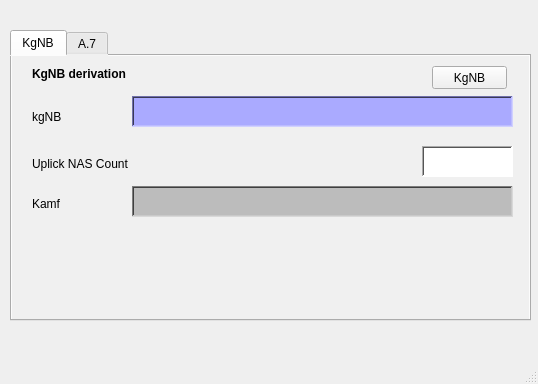
<?xml version="1.0" encoding="UTF-8"?>
<ui version="4.0">
 <class>MainWindow</class>
 <widget class="QMainWindow" name="MainWindow">
  <property name="geometry">
   <rect>
    <x>0</x>
    <y>0</y>
    <width>538</width>
    <height>384</height>
   </rect>
  </property>
  <property name="windowTitle">
   <string>MainWindow</string>
  </property>
  <widget class="QWidget" name="centralwidget">
   <widget class="QTabWidget" name="tabWidget">
    <property name="geometry">
     <rect>
      <x>10</x>
      <y>30</y>
      <width>521</width>
      <height>291</height>
     </rect>
    </property>
    <property name="autoFillBackground">
     <bool>false</bool>
    </property>
    <property name="styleSheet">
     <string notr="true">background-color: rgb(240, 240, 240);</string>
    </property>
    <property name="currentIndex">
     <number>0</number>
    </property>
    <widget class="QWidget" name="tab">
     <attribute name="title">
      <string>KgNB</string>
     </attribute>
     <widget class="QPushButton" name="PB_calcKgNB">
      <property name="geometry">
       <rect>
        <x>420</x>
        <y>10</y>
        <width>75</width>
        <height>23</height>
       </rect>
      </property>
      <property name="text">
       <string>KgNB</string>
      </property>
     </widget>
     <widget class="QLabel" name="label">
      <property name="geometry">
       <rect>
        <x>20</x>
        <y>10</y>
        <width>111</width>
        <height>16</height>
       </rect>
      </property>
      <property name="font">
       <font>
        <weight>75</weight>
        <bold>true</bold>
       </font>
      </property>
      <property name="lineWidth">
       <number>1</number>
      </property>
      <property name="text">
       <string>KgNB derivation</string>
      </property>
      <property name="textFormat">
       <enum>Qt::RichText</enum>
      </property>
      <property name="margin">
       <number>0</number>
      </property>
      <property name="textInteractionFlags">
       <set>Qt::LinksAccessibleByMouse</set>
      </property>
     </widget>
     <widget class="QLabel" name="label_2">
      <property name="geometry">
       <rect>
        <x>20</x>
        <y>50</y>
        <width>51</width>
        <height>21</height>
       </rect>
      </property>
      <property name="text">
       <string>kgNB</string>
      </property>
     </widget>
     <widget class="QLabel" name="label_3">
      <property name="geometry">
       <rect>
        <x>20</x>
        <y>100</y>
        <width>111</width>
        <height>16</height>
       </rect>
      </property>
      <property name="text">
       <string>Uplick NAS Count</string>
      </property>
     </widget>
     <widget class="QLabel" name="label_4">
      <property name="geometry">
       <rect>
        <x>20</x>
        <y>140</y>
        <width>91</width>
        <height>16</height>
       </rect>
      </property>
      <property name="text">
       <string>Kamf</string>
      </property>
     </widget>
     <widget class="QPlainTextEdit" name="PT_KgNB">
      <property name="geometry">
       <rect>
        <x>120</x>
        <y>40</y>
        <width>381</width>
        <height>31</height>
       </rect>
      </property>
      <property name="styleSheet">
       <string notr="true">background-color: rgb(170, 170, 255);</string>
      </property>
      <property name="frameShape">
       <enum>QFrame::WinPanel</enum>
      </property>
      <property name="backgroundVisible">
       <bool>false</bool>
      </property>
     </widget>
     <widget class="QPlainTextEdit" name="PT_Kamf">
      <property name="geometry">
       <rect>
        <x>120</x>
        <y>130</y>
        <width>381</width>
        <height>31</height>
       </rect>
      </property>
      <property name="styleSheet">
       <string notr="true">background-color: rgb(188, 188, 188);</string>
      </property>
      <property name="frameShape">
       <enum>QFrame::WinPanel</enum>
      </property>
     </widget>
     <widget class="QPlainTextEdit" name="PT_ulNASCount">
      <property name="geometry">
       <rect>
        <x>410</x>
        <y>90</y>
        <width>91</width>
        <height>31</height>
       </rect>
      </property>
      <property name="styleSheet">
       <string notr="true">background-color: rgb(255, 255, 255);</string>
      </property>
      <property name="frameShape">
       <enum>QFrame::WinPanel</enum>
      </property>
     </widget>
    </widget>
    <widget class="QWidget" name="tab_2">
     <attribute name="title">
      <string>A.7</string>
     </attribute>
     <widget class="QLabel" name="label_5">
      <property name="geometry">
       <rect>
        <x>10</x>
        <y>10</y>
        <width>221</width>
        <height>21</height>
       </rect>
      </property>
      <property name="text">
       <string>Algorithom key derivation functions</string>
      </property>
     </widget>
     <widget class="QLabel" name="label_6">
      <property name="geometry">
       <rect>
        <x>10</x>
        <y>60</y>
        <width>47</width>
        <height>12</height>
       </rect>
      </property>
      <property name="text">
       <string>Key</string>
      </property>
     </widget>
     <widget class="QLabel" name="label_7">
      <property name="geometry">
       <rect>
        <x>10</x>
        <y>100</y>
        <width>121</width>
        <height>16</height>
       </rect>
      </property>
      <property name="text">
       <string>Algorithm distinguisher</string>
      </property>
     </widget>
     <widget class="QLabel" name="label_8">
      <property name="geometry">
       <rect>
        <x>10</x>
        <y>150</y>
        <width>111</width>
        <height>16</height>
       </rect>
      </property>
      <property name="text">
       <string>Algorithm identity</string>
      </property>
     </widget>
     <widget class="QLabel" name="label_9">
      <property name="geometry">
       <rect>
        <x>10</x>
        <y>200</y>
        <width>111</width>
        <height>16</height>
       </rect>
      </property>
      <property name="text">
       <string>KgNB</string>
      </property>
     </widget>
     <widget class="QPlainTextEdit" name="PT_KgNB_2">
      <property name="geometry">
       <rect>
        <x>130</x>
        <y>50</y>
        <width>381</width>
        <height>31</height>
       </rect>
      </property>
      <property name="styleSheet">
       <string notr="true">background-color: rgb(170, 170, 255);</string>
      </property>
      <property name="frameShape">
       <enum>QFrame::WinPanel</enum>
      </property>
      <property name="backgroundVisible">
       <bool>false</bool>
      </property>
     </widget>
     <widget class="QPlainTextEdit" name="plainTextEdit">
      <property name="geometry">
       <rect>
        <x>450</x>
        <y>140</y>
        <width>61</width>
        <height>31</height>
       </rect>
      </property>
      <property name="styleSheet">
       <string notr="true">background-color: rgb(255, 255, 255);</string>
      </property>
      <property name="frameShape">
       <enum>QFrame::Panel</enum>
      </property>
      <property name="lineWidth">
       <number>2</number>
      </property>
     </widget>
     <widget class="QPlainTextEdit" name="plainTextEdit_2">
      <property name="geometry">
       <rect>
        <x>130</x>
        <y>190</y>
        <width>381</width>
        <height>31</height>
       </rect>
      </property>
      <property name="styleSheet">
       <string notr="true">background-color: rgb(179, 179, 179);</string>
      </property>
      <property name="frameShape">
       <enum>QFrame::Panel</enum>
      </property>
     </widget>
     <widget class="QComboBox" name="comboBox">
      <property name="geometry">
       <rect>
        <x>380</x>
        <y>100</y>
        <width>131</width>
        <height>22</height>
       </rect>
      </property>
      <item>
       <property name="text">
        <string>NAS-enc-alg</string>
       </property>
      </item>
      <item>
       <property name="text">
        <string>NAS-int-alg</string>
       </property>
      </item>
      <item>
       <property name="text">
        <string>RRC-enc-alg</string>
       </property>
      </item>
      <item>
       <property name="text">
        <string>RRC-int-alg</string>
       </property>
      </item>
      <item>
       <property name="text">
        <string>UP-enc-alg</string>
       </property>
      </item>
      <item>
       <property name="text">
        <string>UP-int-alg</string>
       </property>
      </item>
     </widget>
     <widget class="QPushButton" name="PB_calcKey">
      <property name="geometry">
       <rect>
        <x>424</x>
        <y>10</y>
        <width>81</width>
        <height>23</height>
       </rect>
      </property>
      <property name="font">
       <font>
        <strikeout>false</strikeout>
        <kerning>true</kerning>
       </font>
      </property>
      <property name="contextMenuPolicy">
       <enum>Qt::DefaultContextMenu</enum>
      </property>
      <property name="layoutDirection">
       <enum>Qt::LeftToRight</enum>
      </property>
      <property name="autoFillBackground">
       <bool>true</bool>
      </property>
      <property name="styleSheet">
       <string notr="true">border-color: rgb(0, 0, 0);
border-top-color: rgb(0, 0, 0);
gridline-color: rgb(0, 0, 0);</string>
      </property>
      <property name="text">
       <string>Key</string>
      </property>
      <property name="autoRepeat">
       <bool>false</bool>
      </property>
      <property name="autoDefault">
       <bool>false</bool>
      </property>
      <property name="default">
       <bool>false</bool>
      </property>
      <property name="flat">
       <bool>false</bool>
      </property>
     </widget>
    </widget>
   </widget>
  </widget>
  <widget class="QMenuBar" name="menubar">
   <property name="geometry">
    <rect>
     <x>0</x>
     <y>0</y>
     <width>538</width>
     <height>21</height>
    </rect>
   </property>
  </widget>
  <widget class="QStatusBar" name="statusbar"/>
 </widget>
 <resources/>
 <connections/>
</ui>
